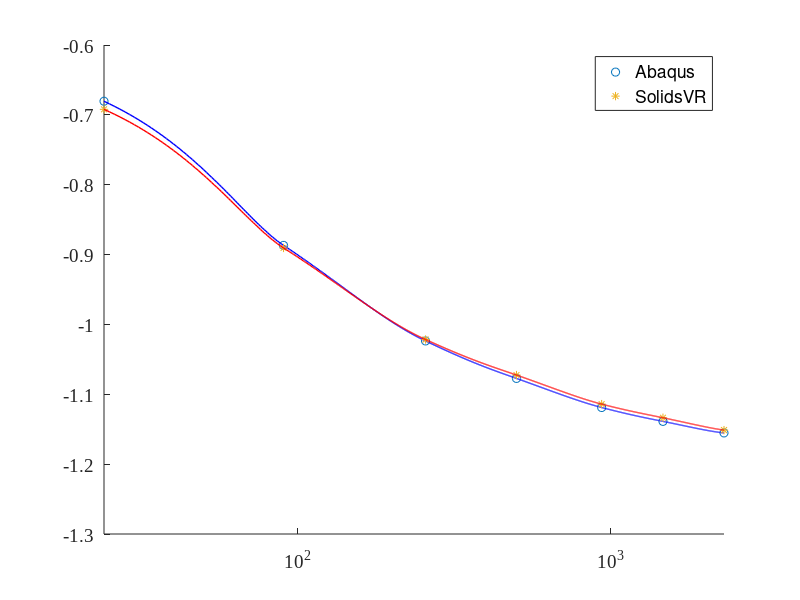

Here is the MATLAB script that generated this plot: (Note: this script raises an error after producing the figure.)
clc; clear;

content = fileread( 'Case3_disp.txt' ) ;
data = textscan( content, '%s','HeaderLines',2) ;
text = data{1};

k = 1;
c = 1;
r = 1;

for i = 1: length(text)
    
    if strcmp(text(i), "plots")
        temp = cell2mat(text(i+1));
        it = str2double(temp);
    end
    
    if strcmp(text(i), "numpoints")
        temp = cell2mat(text(i+1));
        number = str2double(temp);
    end
    
    if strcmp(text(i), "logarithmic")
        log = cell2mat(text(i+1));
    end
    
    if strcmp(text(i), "title")
        Title = cell2mat(text(i+1));
        Title= strrep(Title,'_',' ');
    end
    if strcmp(text(i), "xlabel")
        xLabel = cell2mat(text(i+1));
        xLabel = strrep(xLabel,'_',' ');
    end
    if strcmp(text(i), "ylabel")
        yLabel = cell2mat(text(i+1));
        yLabel = strrep(yLabel,'_',' ');
    end

    if strcmp(text(i), "xaxis")
        for j = i:(i+number-1)
             cell = cell2mat(text(j+1));
             xaxis((j+1)-i) = str2double(cell);
        end
    end
    
    if strcmp(text(i), "numbx")
        temp = cell2mat(text(i+1));
        numbx = str2double(temp);
    end
    
    if strcmp(text(i), "xaxisPlot")
        for j = i:(i+numbx-1)
             cell = cell2mat(text(j+1));
             xaxisPlot((j+1)-i) = str2double(cell);
        end
    end
    
    if strcmp(text(i), "yaxis")
       for l = i:(i+number-1);
             cell = cell2mat(text(l+1));
             yaxis(((l+1)-i),k) = str2double(cell);
        end
        k = k+1;
    end
    if strcmp(text(i), "color")
        colors(c) = text(i+1);
        c =c +1;
    end
    
    if strcmp(text(i), "legend")
        Legend(r) = text(i+1);
        Legend(r) = strrep(Legend(r),'_',' ');
        r = r +1;
    end
    
end


xq2 = xaxis(1):1:xaxis(length(xaxis))



%figure(1)
figure('Renderer', 'painters', 'Position', [10 10 1000 400])
hold on

set(gca, 'FontName', 'Times New Roman')
set(gca,'fontsize',14)
%legend([plot1,plot2],'t_{i}','t_{ri}','Location','southeast');
%axis tight
%grid minor


if(strcmp(log,"true"))
    set(gca, 'XScale', 'log')
end

if it == 1
    vq1 = interp1(xaxis,yaxis(:,1),xq2,'pchip');
    p1 = plot(xaxis,yaxis(:,1),'o',xq2,vq1,cell2mat(colors(1)),'LineWidth',1,'MarkerSize',4);
end

if it == 2
    vq1 = interp1(xaxis,yaxis(:,1),xq2,'pchip');
    vq2 = interp1(xaxis,yaxis(:,2),xq2,'pchip');
    p1 = plot(xaxis,yaxis(:,1),'o',xq2,vq1,'color',cell2mat(colors(1)),'LineWidth',1,'MarkerSize',4);
    p2 = plot(xaxis,yaxis(:,2),'*',xq2,vq2,'color',cell2mat(colors(2)),'LineWidth',1,'MarkerSize',4);
    
    h = [p1(1);p2(1)];
 % Now call the legend function passing the handle h and specify the text
    legend(h,cell2mat(Legend(1)),cell2mat(Legend(2)));
    xlim([xaxis(1),xaxis(length(xaxis))]);
end

if it == 3
    vq1 = interp1(xaxis,yaxis(:,1),xq2,'pchip');
    vq2 = interp1(xaxis,yaxis(:,2),xq2,'pchip');
    vq3 = interp1(xaxis,yaxis(:,3),xq2,'pchip');
    p1 = plot(xaxis,yaxis(:,1),'o',xq2,vq1,'color',cell2mat(colors(1)),'LineWidth',1,'MarkerSize',4);
    p2 = plot(xaxis,yaxis(:,2),'*',xq2,vq2,'color',cell2mat(colors(2)),'LineWidth',1,'MarkerSize',4);
    p3 = plot(xaxis,yaxis(:,3),'x',xq2,vq3,'color',cell2mat(colors(3)),'LineWidth',1,'MarkerSize',4);
    
    %legend([p1,p2],'t','t','Location','southeast');
    
    h = [p1(1);p2(1);p3(1)];
 % Now call the legend function passing the handle h and specify the text
    legend(h,cell2mat(Legend(1)),cell2mat(Legend(2)),cell2mat(Legend(3)));
    xlim([xaxis(1),xaxis(length(xaxis))]);
    
end

disp(xaxisPlot)
ax = gca;
ax.XMinorTick = 'on';
ax.XAxis.TickValues = xaxisPlot;


ax.YGrid = 'on';
ax.BoxStyle = 'full';


xlabel(xLabel)
ylabel(yLabel)
%title(Title)